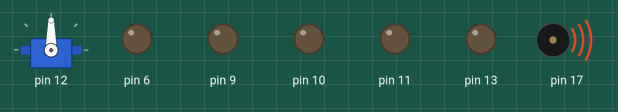
Recording of a sketch running on a simulated Arduino Uno, built with avr-gcc and run on an emulated ATmega328P. Parts: servo, output pins drawn as LEDs (lit = HIGH), buzzer (waves = sounding). What the sketch prints to the serial monitor is not drawn.

Above: at 1.2 s.
At 9.01 s:
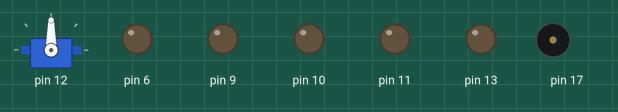
Timing chart, 0 to 11.0 s (numbered marks = the images above):
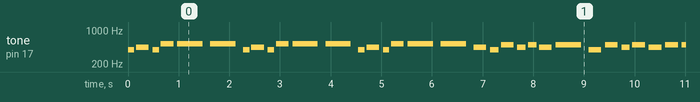

The sketch:

valiants-test.ino
```cpp
#include <valiant.h>
#define TEST_MOTORS false
#define TEST_ULTRASONIC false
#define TEST_LED false
#define TEST_LDR false
#define TEST_SERVO false
#define TEST_INFRARED false
#define TEST_SPEAKER true

Valiant valiant;

const int melody[] = {
  NOTE_G4, NOTE_A4, NOTE_G4, NOTE_C5, NOTE_C5, NOTE_C5,
  //YOU PUT YOUR BODY PART IN
  NOTE_G4, NOTE_A4, NOTE_G4, NOTE_C5, NOTE_C5, NOTE_C5,
  //YOU PUT YOUR BODY PART OUT
  NOTE_G4, NOTE_A4, NOTE_G4, NOTE_C5, NOTE_C5, NOTE_C5,
  //YOU PUT YOUR BODY PART IN
  NOTE_A4, NOTE_G4, NOTE_B4, NOTE_A4, NOTE_B4, NOTE_A4, NOTE_B4,
  //AND YOU SHAKE IT ALL ABOUT
  NOTE_G4, NOTE_B4, NOTE_A4, NOTE_B4, NOTE_A4, NOTE_B4, NOTE_B4, NOTE_A4, NOTE_G4, NOTE_B4, NOTE_A4, NOTE_B4, NOTE_A4, NOTE_B4,
  //YOU DO THE HOKEY POKEY AND YOU TURN YOURSELF AROUND
  NOTE_G4, NOTE_G4, NOTE_G4, NOTE_A4, NOTE_B4, NOTE_C5,
  //THAT'S WHAT IT'S ALL ABOUT
};

// note durations: 4 = quarter note, 8 = eighth note, etc.:
const int noteDurations[] = {
  8, 4, 8, 4, 2, 2,
  //YOU PUT YOUR BODY PART IN
  8, 4, 8, 4, 2, 2,
  //YOU PUT YOUR BODY PART OUT
  8, 4, 8, 4, 2, 2,
  //YOU PUT YOUR BODY PART IN
  4, 6, 4, 6, 6, 4, 2,
  //AND YOU SHAKE IT ALL ABOUT
  4, 4, 6, 4, 4, 4, 4, 4, 4, 4, 4, 4, 4, 1,
  //YOU DO THE HOKEY POKEY AND YOU TURN YOURSELF AROUND
  4, 2, 8, 2, 4, 4
  //THAT'S WHAT IT'S ALL ABOUT
};

void setup() {
  Serial.begin(9600);
  valiant.setup(&Serial);

}

void loop() {
  #ifdef TEST_MOTORS
  if (TEST_MOTORS) {
  //test motors HIGH and LOW
   valiant.forwards();
   delay(1000);
   valiant.left();
   delay(1000);
   valiant.right();
   delay(1000);
   valiant.reverse();
   delay(1000);
   valiant.halt();
   delay(5000);
  }
  #endif

  #ifdef TEST_ULTRASONIC
  if (TEST_ULTRASONIC) {
  //test ultrasonics
  Serial.println(valiant.ping_ultrasonic_cm());
  }
  #endif

  #ifdef TEST_LED
  if (TEST_LED) {
  //test LED
	valiant.turnOnLed();
	delay(1000);
	valiant.turnOffLed();
	delay(1000);
  }
  #endif

  #ifdef TEST_SERVO
  if (TEST_SERVO) {
  //test servo
  valiant.turretMove(90);
  delay(1000);
  valiant.turretMove(60);
  delay(1000);
  valiant.turretMove(140);
  delay(1000);
  valiant.turretMove(90);
  delay(5000);
  }
  #endif

  #ifdef TEST_LDR
  if (TEST_LDR) {
  //test LDR
	Serial.println(valiant.readLight());
	delay(50);
  }
  #endif

  #ifdef TEST_INFRARED
  if (TEST_INFRARED) {
  //test Infrared
  Serial.print("left ");
  Serial.print(valiant.readLeftInfrared());
  Serial.print(" | ");
  Serial.print("right ");
  Serial.println(valiant.readRightInfrared());
  delay(10);
  }
  #endif

  #ifdef TEST_SPEAKER
  if (TEST_SPEAKER) {
  //valiant.checkArrayLength(melody, noteDurations);
	// iterate over the notes of the melody:
  for (int thisNote = 0; thisNote < sizeof(melody)/sizeof(int); thisNote++) {

    // to calculate the note duration, take one second
    // divided by the note type.
    //e.g. quarter note = 1000 / 4, eighth note = 1000/8, etc.
    int noteDuration = 1000 / noteDurations[thisNote];
    tone(valiant.speaker, melody[thisNote], noteDuration);

    // to distinguish the notes, set a minimum time between them.
    // the note's duration + 30% seems to work well:
    int pauseBetweenNotes = noteDuration * 1.30;
    delay(pauseBetweenNotes);
    // stop the tone playing:
    noTone(valiant.speaker);
  }
  }
  #endif

}
//sizeof(melody)/sizeof(int)
```

Measured:
- by itself, tone on pin 17: plays 392 Hz for 0.13 s, 440 Hz for 0.25 s, 392 Hz for 0.13 s, 523 Hz for 0.25 s, 523 Hz for 0.50 s, 523 Hz for 0.50 s … (348 notes in this stretch)
